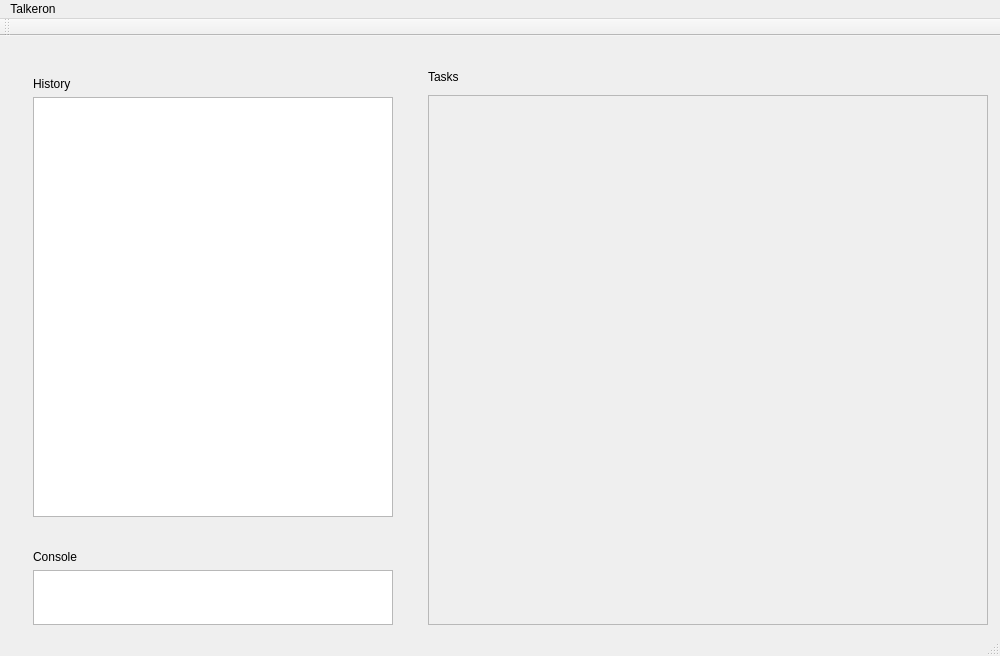
<?xml version="1.0" encoding="UTF-8"?>
<ui version="4.0">
 <class>MainWindow</class>
 <widget class="QMainWindow" name="MainWindow">
  <property name="geometry">
   <rect>
    <x>0</x>
    <y>0</y>
    <width>1000</width>
    <height>656</height>
   </rect>
  </property>
  <property name="sizePolicy">
   <sizepolicy hsizetype="Fixed" vsizetype="Fixed">
    <horstretch>0</horstretch>
    <verstretch>0</verstretch>
   </sizepolicy>
  </property>
  <property name="minimumSize">
   <size>
    <width>1000</width>
    <height>600</height>
   </size>
  </property>
  <property name="maximumSize">
   <size>
    <width>1000</width>
    <height>656</height>
   </size>
  </property>
  <property name="windowTitle">
   <string>Talkeron v1.0 ( Copyright, 2016-2017, NiL)</string>
  </property>
  <widget class="QWidget" name="centralWidget">
   <property name="sizePolicy">
    <sizepolicy hsizetype="Fixed" vsizetype="Fixed">
     <horstretch>0</horstretch>
     <verstretch>0</verstretch>
    </sizepolicy>
   </property>
   <property name="maximumSize">
    <size>
     <width>1000</width>
     <height>600</height>
    </size>
   </property>
   <layout class="QHBoxLayout" name="horizontalLayout">
    <item>
     <widget class="QWidget" name="cmdPanel" native="true">
      <property name="minimumSize">
       <size>
        <width>400</width>
        <height>600</height>
       </size>
      </property>
      <property name="maximumSize">
       <size>
        <width>400</width>
        <height>600</height>
       </size>
      </property>
      <layout class="QVBoxLayout" name="verticalLayout_2">
       <item>
        <widget class="QWidget" name="historyPanel" native="true">
         <property name="sizePolicy">
          <sizepolicy hsizetype="Preferred" vsizetype="Expanding">
           <horstretch>0</horstretch>
           <verstretch>0</verstretch>
          </sizepolicy>
         </property>
         <property name="minimumSize">
          <size>
           <width>380</width>
           <height>460</height>
          </size>
         </property>
         <property name="maximumSize">
          <size>
           <width>380</width>
           <height>460</height>
          </size>
         </property>
         <layout class="QVBoxLayout" name="verticalLayout_3">
          <item>
           <widget class="QLabel" name="historyLabel">
            <property name="minimumSize">
             <size>
              <width>380</width>
              <height>15</height>
             </size>
            </property>
            <property name="maximumSize">
             <size>
              <width>380</width>
              <height>15</height>
             </size>
            </property>
            <property name="text">
             <string>History</string>
            </property>
           </widget>
          </item>
          <item>
           <widget class="QTextBrowser" name="historyBrowser">
            <property name="minimumSize">
             <size>
              <width>360</width>
              <height>420</height>
             </size>
            </property>
            <property name="maximumSize">
             <size>
              <width>360</width>
              <height>420</height>
             </size>
            </property>
           </widget>
          </item>
         </layout>
        </widget>
       </item>
       <item>
        <widget class="QWidget" name="consolePanel" native="true">
         <property name="sizePolicy">
          <sizepolicy hsizetype="Preferred" vsizetype="Expanding">
           <horstretch>0</horstretch>
           <verstretch>0</verstretch>
          </sizepolicy>
         </property>
         <property name="minimumSize">
          <size>
           <width>360</width>
           <height>90</height>
          </size>
         </property>
         <property name="maximumSize">
          <size>
           <width>380</width>
           <height>90</height>
          </size>
         </property>
         <layout class="QVBoxLayout" name="verticalLayout_4">
          <item>
           <widget class="QLabel" name="consoleLabel">
            <property name="minimumSize">
             <size>
              <width>380</width>
              <height>15</height>
             </size>
            </property>
            <property name="maximumSize">
             <size>
              <width>380</width>
              <height>15</height>
             </size>
            </property>
            <property name="text">
             <string>Console</string>
            </property>
           </widget>
          </item>
          <item>
           <widget class="CmdTextEdit" name="cmdEdit">
            <property name="minimumSize">
             <size>
              <width>360</width>
              <height>55</height>
             </size>
            </property>
            <property name="maximumSize">
             <size>
              <width>360</width>
              <height>55</height>
             </size>
            </property>
            <property name="font">
             <font>
              <pointsize>14</pointsize>
              <kerning>false</kerning>
             </font>
            </property>
            <property name="acceptDrops">
             <bool>false</bool>
            </property>
            <property name="html">
             <string>&lt;!DOCTYPE HTML PUBLIC &quot;-//W3C//DTD HTML 4.0//EN&quot; &quot;http://www.w3.org/TR/REC-html40/strict.dtd&quot;&gt;
&lt;html&gt;&lt;head&gt;&lt;meta name=&quot;qrichtext&quot; content=&quot;1&quot; /&gt;&lt;style type=&quot;text/css&quot;&gt;
p, li { white-space: pre-wrap; }
&lt;/style&gt;&lt;/head&gt;&lt;body style=&quot; font-family:'.SF NS Text'; font-size:14pt; font-weight:400; font-style:normal;&quot;&gt;
&lt;p style=&quot;-qt-paragraph-type:empty; margin-top:0px; margin-bottom:0px; margin-left:0px; margin-right:0px; -qt-block-indent:0; text-indent:0px; font-size:16pt;&quot;&gt;&lt;br /&gt;&lt;/p&gt;&lt;/body&gt;&lt;/html&gt;</string>
            </property>
            <property name="acceptRichText">
             <bool>false</bool>
            </property>
           </widget>
          </item>
         </layout>
        </widget>
       </item>
      </layout>
     </widget>
    </item>
    <item>
     <widget class="QWidget" name="tasksPanel" native="true">
      <property name="minimumSize">
       <size>
        <width>600</width>
        <height>600</height>
       </size>
      </property>
      <property name="maximumSize">
       <size>
        <width>600</width>
        <height>600</height>
       </size>
      </property>
      <property name="focusPolicy">
       <enum>Qt::ClickFocus</enum>
      </property>
      <layout class="QVBoxLayout" name="verticalLayout_5">
       <property name="spacing">
        <number>0</number>
       </property>
       <item>
        <widget class="QLabel" name="tasksLabel">
         <property name="minimumSize">
          <size>
           <width>560</width>
           <height>15</height>
          </size>
         </property>
         <property name="maximumSize">
          <size>
           <width>560</width>
           <height>15</height>
          </size>
         </property>
         <property name="text">
          <string>Tasks</string>
         </property>
        </widget>
       </item>
       <item>
        <widget class="QScrollArea" name="scrollArea">
         <property name="enabled">
          <bool>true</bool>
         </property>
         <property name="minimumSize">
          <size>
           <width>560</width>
           <height>530</height>
          </size>
         </property>
         <property name="maximumSize">
          <size>
           <width>560</width>
           <height>530</height>
          </size>
         </property>
         <property name="focusPolicy">
          <enum>Qt::TabFocus</enum>
         </property>
         <property name="widgetResizable">
          <bool>true</bool>
         </property>
         <property name="alignment">
          <set>Qt::AlignLeading|Qt::AlignLeft|Qt::AlignTop</set>
         </property>
         <widget class="QWidget" name="tasksScroll">
          <property name="enabled">
           <bool>true</bool>
          </property>
          <property name="geometry">
           <rect>
            <x>0</x>
            <y>0</y>
            <width>558</width>
            <height>528</height>
           </rect>
          </property>
          <property name="sizePolicy">
           <sizepolicy hsizetype="Preferred" vsizetype="Expanding">
            <horstretch>0</horstretch>
            <verstretch>0</verstretch>
           </sizepolicy>
          </property>
          <property name="focusPolicy">
           <enum>Qt::TabFocus</enum>
          </property>
          <layout class="QVBoxLayout" name="verticalLayout"/>
         </widget>
        </widget>
       </item>
      </layout>
     </widget>
    </item>
   </layout>
  </widget>
  <widget class="QToolBar" name="mainToolBar">
   <attribute name="toolBarArea">
    <enum>TopToolBarArea</enum>
   </attribute>
   <attribute name="toolBarBreak">
    <bool>false</bool>
   </attribute>
  </widget>
  <widget class="QStatusBar" name="statusBar"/>
  <widget class="QMenuBar" name="menuBar">
   <property name="geometry">
    <rect>
     <x>0</x>
     <y>0</y>
     <width>1000</width>
     <height>22</height>
    </rect>
   </property>
   <widget class="QMenu" name="menuTalkeron">
    <property name="title">
     <string>Talkeron</string>
    </property>
   </widget>
   <addaction name="menuTalkeron"/>
  </widget>
  <action name="actionTakeron">
   <property name="text">
    <string>Takeron</string>
   </property>
  </action>
 </widget>
 <layoutdefault spacing="6" margin="11"/>
 <customwidgets>
  <customwidget>
   <class>CmdTextEdit</class>
   <extends>QTextEdit</extends>
   <header>cmdtextedit.h</header>
  </customwidget>
 </customwidgets>
 <resources/>
 <connections/>
</ui>
